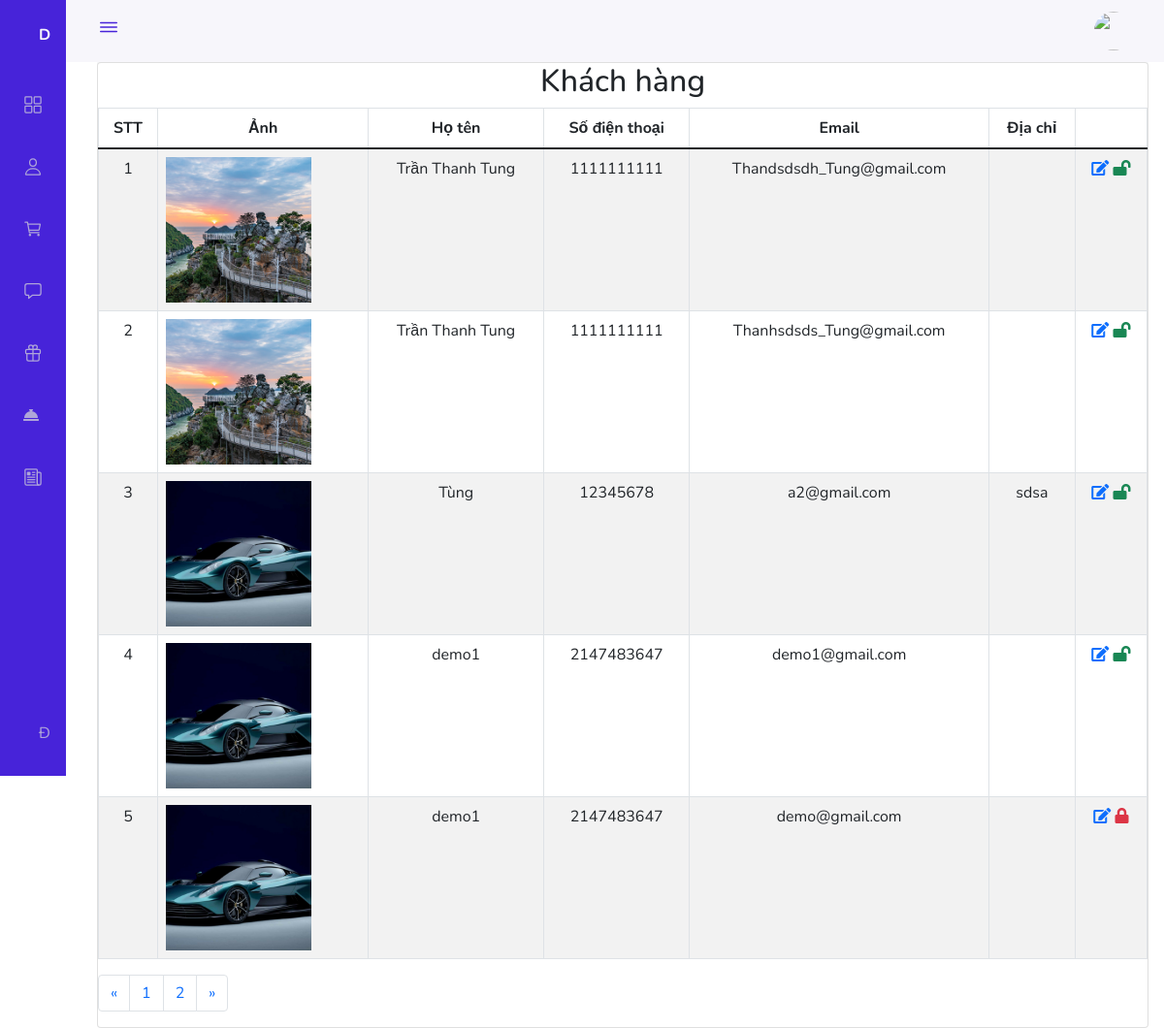
Page /Admin/Author/index.php (signed in) on the committed database.
### tables this page shows
CREATE TABLE `customers` (
  `id_customers` int(11) NOT NULL,
  `email` varchar(255) NOT NULL,
  `pass` varchar(255) NOT NULL,
  `sdt` int(10) NOT NULL,
  `full_name` varchar(255) NOT NULL,
  `img` varchar(255) NOT NULL,
  `address` varchar(255) NOT NULL,
  `status` int(11) NOT NULL DEFAULT 1
);

### Admin/Author/index.php (called while the page is built, shortened)
<?php
require_once '../../global.php';
require_once '../../Dao/Pdo.php';
require_once '../../Dao/Author.php';
require_once '../layouts.php';

### Dao/Pdo.php (called while the page is built, shortened)
<?php
function pdo_get_connection()
{
    $dburl = "mysql:host=localhost;dbname=villa_flamingo";
    $username = "root";
    $password = "";
    $conn = new PDO($dburl, $username, $password);
    $conn->setAttribute(PDO::ATTR_ERRMODE, PDO::ERRMODE_EXCEPTION);
    return $conn;
}
function pdo_query($sql)
{
    try {
        $conn = pdo_get_connection();
        $stmt = $conn->prepare($sql);
        $stmt->execute();
        $rows = $stmt->fetchAll();
        return $rows;
    } catch (PDOException $e) {
        echo "lỗi: ";
        $e->getMessage();
    } finally {
        unset($conn);
    }
}
function row_count_all($sql)
{
    $sql_args = array_slice(func_get_args(), 1);
    try {
        $conn = pdo_get_connection();
        $stmt = $conn->prepare($sql);
        $stmt->execute($sql_args);
        $total = $stmt->rowCount();
        return $total;
    } catch (PDOException $e) {
        throw $e;
    } finally {
        unset($conn);
    }
}

### Dao/Author.php (called while the page is built, shortened)
<?php
function select_nav_customers($start, $end)
{
    $sql = "SELECT * FROM `customers` ORDER BY `customers`.`id_customers` DESC LIMIT " . $start . " , " . $end . "";
    return pdo_query($sql);
}
function count_author()
{
    $sql = "SELECT * FROM `customers` ";
    return row_count_all($sql);
}

### global.php (called while the page is built, shortened)
<?php
$ROOT_URL = "http://localhost/duan1/du_an_1";
$CONTENT_URL = "$ROOT_URL/Content";

### Admin/Author/author.php (the view, shortened to what this page needs)
<?php
$total = count_author();
$items_per_page = 5;
$page = ceil($total / $items_per_page);
$cr_page = (isset($_GET['page'])) ? $_GET['page'] : 1;
$start = ($cr_page - 1) * $items_per_page;
$i = 1;
$data = select_nav_customers($start, $items_per_page);
?>
<h2 class="heading text-center font-weight-bold">Khách hàng</h2>
<table class="table table-striped text-center table-bordered">
    <thead>
        <tr>
            <th scope="col">STT</th>
            <th scope="col">Ảnh</th>
            <th scope="col">Họ tên</th>
            <th scope="col">Số điện thoại</th>
            <th scope="col">Email</th>
            <th scope="col">Địa chỉ</th>
            <th scope="col"></th>
        </tr>
    </thead>
    <tbody>
        <?php
        foreach ($data as $item) {
        ?>
            <tr>
                <td><?= $i++ ?></td>
                <td>
                    <div style="width: 150px; height: 150px" style="text-align: center">
                        <img src="<?= $CONTENT_URL ?>/Images/<?= $item['img'] ?>" alt="thumb">
                    </div>
                </td>
                <td><?= $item['full_name'] ?></td>
                <td><?= $item['sdt'] ?></td>
                <td><?= $item['email'] ?></td>
                <td><?= htmlspecialchars_decode($item['address']) ?></td>
                <td><a href="?btn_edit=<?= $item['id_customers'] ?>" class="fas fa-edit"></a>
                    <?php
                    if ($item['status'] == 1) :
                    ?>
                        <a href="index.php?btn_lock=<?= $item['id_customers'] ?>" style="cursor: pointer;" class="fas fa-lock-open text-success "></a>
                </td>
            <?php endif;
                    if ($item['status'] == 0) :
            ?>
                <a href="index.php?btn_unlock=<?= $item['id_customers'] ?>" style="cursor: pointer;" class="fas fa-lock text-danger"></a></td>
            <?php endif; ?>
            </tr>
        <?php
        } ?>
    </tbody>
</table>
<nav aria-label="Page navigation example">
    <ul class="pagination">
        <li class="page-item">
            <a class="page-link" href="#" aria-label="Previous">
                <span aria-hidden="true">&laquo;</span>
            </a>
        </li>
        <?php for ($i = 1; $i <= $page; $i++) {
        ?>
            <li class="page-item"><a class="page-link" href="?page=<?= $i ?>"><?= $i ?></a></li>
        <?php } ?>
        <li class="page-item">
            <a class="page-link" href="#" aria-label="Next">
                <span aria-hidden="true">&raquo;</span>
            </a>
        </li>
    </ul>
</nav>

### Content/CSS/admins.css (style rules this page uses)
:root { --header-height: 3rem; --nav-width: 68px; --first-color: #4723D9; --first-color-light: #AFA5D9; --white-color: #F7F6FB; --body-font: 'Nunito', sans-serif; --normal-font-size: 1rem; --z-fixed: 100 }
body { position: relative; margin: var(--header-height) 0 0 0; padding: 0 1rem; font-family: var(--body-font); font-size: var(--normal-font-size); transition: .5s }
a { text-decoration: none }
@media screen and (min-width: 768px) { body { margin: calc(var(--header-height) + 1rem) 0 0 0; padding-left: calc(var(--nav-width) + 2rem) } }

### Admin/layouts.php (style rules this page uses)
img { width: 100%; height: 100%; object-fit: cover; }

### rows in the picture
customers: img (picture), full_name "Trần Thanh Tung", sdt "1111111111", email "Thandsdsdh_Tung@gmail.com"
customers: img (picture), full_name "Trần Thanh Tung", sdt "1111111111", email "Thanhsdsds_Tung@gmail.com"
customers: img (picture), full_name "Tùng", sdt "12345678", email "a2@gmail.com", address "sdsa"
customers: img (picture), full_name "demo1", sdt "2147483647", email "demo1@gmail.com"
customers: img (picture), full_name "demo1", sdt "2147483647", email "demo@gmail.com"
